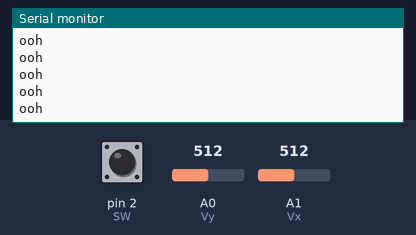
Simulated run of this sketch. Board: Arduino Uno, built with avr-gcc and run on an emulated ATmega328P. On the bench: the last lines printed to the serial monitor. Inputs (shaded band) come from the test bench; at power-on: A0 (Vy) = 512, A1 (Vx) = 512, pin 2 (SW) HIGH.

Above: at 1.2 s.
1.3 s: A0 (Vy) set to 411
2.8 s: A0 (Vy) set to 387
At 2.96 s:
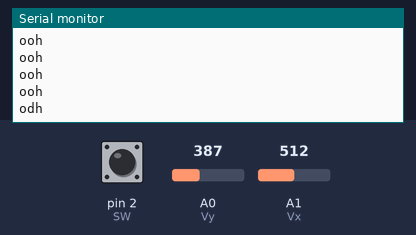
4.7 s: A1 (Vx) set to 417
At 4.76 s:
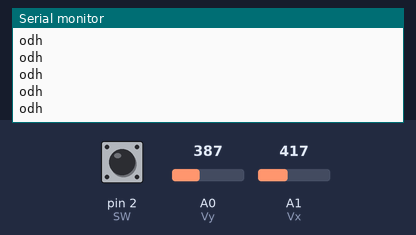
6.2 s: A1 (Vx) set to 390
At 6.36 s:
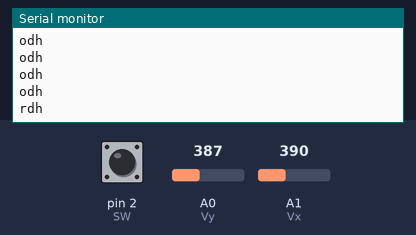

Measured:
- the behaviour switches between 400 and 399 on A0 (Vy) (found by bisection; images 0 and 1)
- the behaviour switches between 400 and 399 on A1 (Vx) (found by bisection; images 2 and 3)
- after the input at 2.8 s, the serial monitor: prints a new line at once (image 1)
- after the input at 6.2 s, the serial monitor: prints a new line at once (image 3)

The sketch:

joystick.ino
```cpp
const int Vy = A0;
const int Vx = A1;
const int SW = 2;

int xVal;
int yVal;

void setup() {
  pinMode(SW, INPUT_PULLUP);
  Serial.begin(9600);
}

void loop() {
  xVal = analogRead(Vx);
  yVal = analogRead(Vy);

  if (xVal > 700) {
    Serial.print("l"); // Left
  }
  else if (xVal < 400) {
    Serial.print("r"); // Right
  }
  else {
    Serial.print("o");
  }

  if (yVal > 700) {
    Serial.print("u"); // Up
  } else if (yVal < 400) {
    Serial.print("d"); // Down
  } else {
    Serial.print("o");
  }

  if(digitalRead(SW)==LOW){
    Serial.print("l");
  }else{
    Serial.print("h");
  }

  Serial.println("");
  delay(200);
}
```
